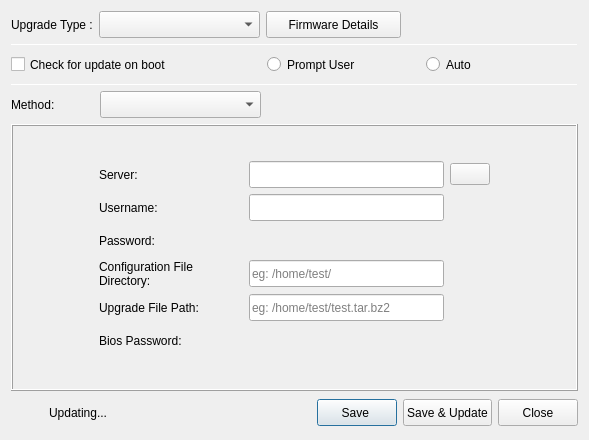
<?xml version="1.0" encoding="UTF-8"?>
<ui version="4.0">
 <class>UpdateDialog</class>
 <widget class="QDialog" name="UpdateDialog">
  <property name="geometry">
   <rect>
    <x>0</x>
    <y>0</y>
    <width>585</width>
    <height>440</height>
   </rect>
  </property>
  <property name="windowTitle">
   <string>Firmware Updates</string>
  </property>
  <property name="windowIcon">
   <iconset>
    <normaloff>../../usr/os-bin/images/setting.png</normaloff>../../usr/os-bin/images/setting.png</iconset>
  </property>
  <layout class="QGridLayout" name="gridLayout_7">
   <item row="2" column="0">
    <widget class="QCheckBox" name="CHK_UpdateOnBoot">
     <property name="enabled">
      <bool>true</bool>
     </property>
     <property name="minimumSize">
      <size>
       <width>250</width>
       <height>27</height>
      </size>
     </property>
     <property name="maximumSize">
      <size>
       <width>250</width>
       <height>27</height>
      </size>
     </property>
     <property name="text">
      <string>Check for update on boot</string>
     </property>
    </widget>
   </item>
   <item row="5" column="1" colspan="2">
    <spacer name="horizontalSpacer_5">
     <property name="orientation">
      <enum>Qt::Horizontal</enum>
     </property>
     <property name="sizeHint" stdset="0">
      <size>
       <width>188</width>
       <height>20</height>
      </size>
     </property>
    </spacer>
   </item>
   <item row="1" column="0" colspan="3">
    <widget class="Line" name="line_3">
     <property name="minimumSize">
      <size>
       <width>567</width>
       <height>1</height>
      </size>
     </property>
     <property name="maximumSize">
      <size>
       <width>567</width>
       <height>1</height>
      </size>
     </property>
     <property name="orientation">
      <enum>Qt::Horizontal</enum>
     </property>
    </widget>
   </item>
   <item row="4" column="0" rowspan="2">
    <layout class="QHBoxLayout" name="horizontalLayout_3">
     <item>
      <widget class="QLabel" name="LB_Method">
       <property name="text">
        <string>Method: </string>
       </property>
      </widget>
     </item>
     <item>
      <widget class="QComboBox" name="CB_Method">
       <property name="minimumSize">
        <size>
         <width>161</width>
         <height>27</height>
        </size>
       </property>
       <property name="maximumSize">
        <size>
         <width>161</width>
         <height>27</height>
        </size>
       </property>
      </widget>
     </item>
    </layout>
   </item>
   <item row="3" column="0" colspan="3">
    <widget class="Line" name="line">
     <property name="minimumSize">
      <size>
       <width>0</width>
       <height>1</height>
      </size>
     </property>
     <property name="maximumSize">
      <size>
       <width>16777215</width>
       <height>1</height>
      </size>
     </property>
     <property name="orientation">
      <enum>Qt::Horizontal</enum>
     </property>
    </widget>
   </item>
   <item row="7" column="0" colspan="3">
    <layout class="QHBoxLayout" name="horizontalLayout_6">
     <item>
      <layout class="QHBoxLayout" name="horizontalLayout_5">
       <item>
        <widget class="QLabel" name="LB_Loading">
         <property name="minimumSize">
          <size>
           <width>32</width>
           <height>32</height>
          </size>
         </property>
         <property name="maximumSize">
          <size>
           <width>32</width>
           <height>32</height>
          </size>
         </property>
         <property name="text">
          <string/>
         </property>
         <property name="scaledContents">
          <bool>true</bool>
         </property>
        </widget>
       </item>
       <item>
        <widget class="QLabel" name="LB_ShowText">
         <property name="text">
          <string>Updating...</string>
         </property>
        </widget>
       </item>
      </layout>
     </item>
     <item>
      <spacer name="horizontalSpacer_6">
       <property name="orientation">
        <enum>Qt::Horizontal</enum>
       </property>
       <property name="sizeHint" stdset="0">
        <size>
         <width>18</width>
         <height>20</height>
        </size>
       </property>
      </spacer>
     </item>
     <item>
      <layout class="QHBoxLayout" name="horizontalLayout_4">
       <item>
        <widget class="QPushButton" name="PB_Save">
         <property name="minimumSize">
          <size>
           <width>0</width>
           <height>27</height>
          </size>
         </property>
         <property name="maximumSize">
          <size>
           <width>16777215</width>
           <height>27</height>
          </size>
         </property>
         <property name="text">
          <string>Save </string>
         </property>
        </widget>
       </item>
       <item>
        <widget class="QPushButton" name="PB_SaveUpdate">
         <property name="minimumSize">
          <size>
           <width>0</width>
           <height>27</height>
          </size>
         </property>
         <property name="maximumSize">
          <size>
           <width>16777215</width>
           <height>27</height>
          </size>
         </property>
         <property name="text">
          <string>Save &amp;&amp; Update</string>
         </property>
        </widget>
       </item>
       <item>
        <widget class="QPushButton" name="PB_Close">
         <property name="minimumSize">
          <size>
           <width>0</width>
           <height>27</height>
          </size>
         </property>
         <property name="maximumSize">
          <size>
           <width>16777215</width>
           <height>27</height>
          </size>
         </property>
         <property name="text">
          <string>Close</string>
         </property>
        </widget>
       </item>
      </layout>
     </item>
    </layout>
   </item>
   <item row="6" column="0" colspan="3">
    <widget class="QStackedWidget" name="stackedWidget">
     <property name="frameShape">
      <enum>QFrame::Box</enum>
     </property>
     <property name="frameShadow">
      <enum>QFrame::Raised</enum>
     </property>
     <property name="currentIndex">
      <number>1</number>
     </property>
     <widget class="QWidget" name="pageDHCP">
      <layout class="QGridLayout" name="gridLayout_2">
       <item row="0" column="1">
        <spacer name="verticalSpacer_3">
         <property name="orientation">
          <enum>Qt::Vertical</enum>
         </property>
         <property name="sizeHint" stdset="0">
          <size>
           <width>20</width>
           <height>46</height>
          </size>
         </property>
        </spacer>
       </item>
       <item row="1" column="0">
        <spacer name="horizontalSpacer_3">
         <property name="orientation">
          <enum>Qt::Horizontal</enum>
         </property>
         <property name="sizeHint" stdset="0">
          <size>
           <width>73</width>
           <height>20</height>
          </size>
         </property>
        </spacer>
       </item>
       <item row="1" column="1">
        <layout class="QHBoxLayout" name="horizontalLayout_2">
         <item>
          <layout class="QVBoxLayout" name="verticalLayout_3">
           <item>
            <widget class="QLabel" name="label_2">
             <property name="text">
              <string>Configuration Scope ID: </string>
             </property>
            </widget>
           </item>
           <item>
            <widget class="QLabel" name="label_3">
             <property name="text">
              <string>Upgrade Scope ID: </string>
             </property>
            </widget>
           </item>
          </layout>
         </item>
         <item>
          <layout class="QVBoxLayout" name="verticalLayout_4">
           <item>
            <widget class="QSpinBox" name="SB_ConfScopeID">
             <property name="minimumSize">
              <size>
               <width>75</width>
               <height>27</height>
              </size>
             </property>
             <property name="maximumSize">
              <size>
               <width>75</width>
               <height>27</height>
              </size>
             </property>
             <property name="minimum">
              <number>1</number>
             </property>
             <property name="maximum">
              <number>999</number>
             </property>
             <property name="value">
              <number>130</number>
             </property>
            </widget>
           </item>
           <item>
            <widget class="QSpinBox" name="SB_UpgScopeID">
             <property name="minimumSize">
              <size>
               <width>75</width>
               <height>27</height>
              </size>
             </property>
             <property name="maximumSize">
              <size>
               <width>75</width>
               <height>27</height>
              </size>
             </property>
             <property name="minimum">
              <number>1</number>
             </property>
             <property name="maximum">
              <number>999</number>
             </property>
             <property name="value">
              <number>131</number>
             </property>
            </widget>
           </item>
          </layout>
         </item>
        </layout>
       </item>
       <item row="1" column="2">
        <spacer name="horizontalSpacer_4">
         <property name="orientation">
          <enum>Qt::Horizontal</enum>
         </property>
         <property name="sizeHint" stdset="0">
          <size>
           <width>73</width>
           <height>20</height>
          </size>
         </property>
        </spacer>
       </item>
       <item row="2" column="1">
        <spacer name="verticalSpacer_4">
         <property name="orientation">
          <enum>Qt::Vertical</enum>
         </property>
         <property name="sizeHint" stdset="0">
          <size>
           <width>20</width>
           <height>46</height>
          </size>
         </property>
        </spacer>
       </item>
      </layout>
     </widget>
     <widget class="QWidget" name="pageHTTPFTP">
      <layout class="QGridLayout" name="gridLayout_3">
       <item row="0" column="0">
        <layout class="QVBoxLayout" name="verticalLayout">
         <item>
          <spacer name="verticalSpacer">
           <property name="orientation">
            <enum>Qt::Vertical</enum>
           </property>
           <property name="sizeHint" stdset="0">
            <size>
             <width>20</width>
             <height>10</height>
            </size>
           </property>
          </spacer>
         </item>
         <item>
          <layout class="QHBoxLayout" name="horizontalLayout">
           <item>
            <spacer name="horizontalSpacer">
             <property name="orientation">
              <enum>Qt::Horizontal</enum>
             </property>
             <property name="sizeHint" stdset="0">
              <size>
               <width>40</width>
               <height>20</height>
              </size>
             </property>
            </spacer>
           </item>
           <item>
            <layout class="QGridLayout" name="gridLayout">
             <item row="0" column="0">
              <widget class="QLabel" name="label_28">
               <property name="minimumSize">
                <size>
                 <width>144</width>
                 <height>0</height>
                </size>
               </property>
               <property name="maximumSize">
                <size>
                 <width>144</width>
                 <height>16777215</height>
                </size>
               </property>
               <property name="text">
                <string>Server:</string>
               </property>
               <property name="wordWrap">
                <bool>true</bool>
               </property>
              </widget>
             </item>
             <item row="0" column="1">
              <widget class="QLineEdit" name="LE_IP">
               <property name="minimumSize">
                <size>
                 <width>195</width>
                 <height>27</height>
                </size>
               </property>
               <property name="maximumSize">
                <size>
                 <width>195</width>
                 <height>27</height>
                </size>
               </property>
               <property name="text">
                <string/>
               </property>
               <property name="maxLength">
                <number>1000</number>
               </property>
              </widget>
             </item>
             <item row="0" column="2">
              <widget class="QPushButton" name="PB_LVFS_Refresh">
               <property name="text">
                <string/>
               </property>
              </widget>
             </item>
             <item row="1" column="0">
              <widget class="QLabel" name="LB_Username">
               <property name="minimumSize">
                <size>
                 <width>144</width>
                 <height>0</height>
                </size>
               </property>
               <property name="maximumSize">
                <size>
                 <width>144</width>
                 <height>16777215</height>
                </size>
               </property>
               <property name="text">
                <string>Username: </string>
               </property>
               <property name="wordWrap">
                <bool>true</bool>
               </property>
              </widget>
             </item>
             <item row="1" column="1">
              <widget class="QLineEdit" name="LE_Username">
               <property name="minimumSize">
                <size>
                 <width>195</width>
                 <height>27</height>
                </size>
               </property>
               <property name="maximumSize">
                <size>
                 <width>195</width>
                 <height>27</height>
                </size>
               </property>
               <property name="text">
                <string/>
               </property>
               <property name="maxLength">
                <number>50</number>
               </property>
              </widget>
             </item>
             <item row="2" column="0">
              <widget class="QLabel" name="LB_Password">
               <property name="minimumSize">
                <size>
                 <width>144</width>
                 <height>0</height>
                </size>
               </property>
               <property name="maximumSize">
                <size>
                 <width>144</width>
                 <height>16777215</height>
                </size>
               </property>
               <property name="text">
                <string>Password:</string>
               </property>
               <property name="wordWrap">
                <bool>true</bool>
               </property>
              </widget>
             </item>
             <item row="2" column="1">
              <widget class="Leforpassword" name="LE_Password" native="true">
               <property name="minimumSize">
                <size>
                 <width>195</width>
                 <height>27</height>
                </size>
               </property>
               <property name="maximumSize">
                <size>
                 <width>195</width>
                 <height>27</height>
                </size>
               </property>
               <property name="focusPolicy">
                <enum>Qt::StrongFocus</enum>
               </property>
              </widget>
             </item>
             <item row="3" column="0">
              <widget class="QLabel" name="label_32">
               <property name="minimumSize">
                <size>
                 <width>144</width>
                 <height>0</height>
                </size>
               </property>
               <property name="maximumSize">
                <size>
                 <width>144</width>
                 <height>16777215</height>
                </size>
               </property>
               <property name="text">
                <string>Configuration File Directory: </string>
               </property>
               <property name="wordWrap">
                <bool>true</bool>
               </property>
              </widget>
             </item>
             <item row="3" column="1">
              <widget class="QLineEdit" name="LE_ConfFilename">
               <property name="minimumSize">
                <size>
                 <width>195</width>
                 <height>27</height>
                </size>
               </property>
               <property name="maximumSize">
                <size>
                 <width>195</width>
                 <height>27</height>
                </size>
               </property>
               <property name="text">
                <string/>
               </property>
               <property name="maxLength">
                <number>255</number>
               </property>
               <property name="placeholderText">
                <string>eg: /home/test/</string>
               </property>
              </widget>
             </item>
             <item row="4" column="0">
              <widget class="QLabel" name="label_33">
               <property name="minimumSize">
                <size>
                 <width>144</width>
                 <height>0</height>
                </size>
               </property>
               <property name="maximumSize">
                <size>
                 <width>144</width>
                 <height>16777215</height>
                </size>
               </property>
               <property name="text">
                <string>Upgrade File Path: </string>
               </property>
               <property name="wordWrap">
                <bool>true</bool>
               </property>
              </widget>
             </item>
             <item row="4" column="1">
              <widget class="QLineEdit" name="LE_UpgFilename">
               <property name="minimumSize">
                <size>
                 <width>195</width>
                 <height>27</height>
                </size>
               </property>
               <property name="maximumSize">
                <size>
                 <width>195</width>
                 <height>27</height>
                </size>
               </property>
               <property name="text">
                <string/>
               </property>
               <property name="maxLength">
                <number>255</number>
               </property>
               <property name="placeholderText">
                <string>eg: /home/test/test.tar.bz2</string>
               </property>
              </widget>
             </item>
             <item row="5" column="0">
              <widget class="QLabel" name="LB_BiosPassword">
               <property name="minimumSize">
                <size>
                 <width>144</width>
                 <height>0</height>
                </size>
               </property>
               <property name="maximumSize">
                <size>
                 <width>144</width>
                 <height>16777215</height>
                </size>
               </property>
               <property name="text">
                <string>Bios Password:</string>
               </property>
               <property name="wordWrap">
                <bool>true</bool>
               </property>
              </widget>
             </item>
             <item row="5" column="1">
              <widget class="Leforpassword" name="LE_BiosPassword" native="true">
               <property name="minimumSize">
                <size>
                 <width>195</width>
                 <height>27</height>
                </size>
               </property>
               <property name="maximumSize">
                <size>
                 <width>195</width>
                 <height>27</height>
                </size>
               </property>
               <property name="focusPolicy">
                <enum>Qt::StrongFocus</enum>
               </property>
              </widget>
             </item>
            </layout>
           </item>
           <item>
            <spacer name="horizontalSpacer_2">
             <property name="orientation">
              <enum>Qt::Horizontal</enum>
             </property>
             <property name="sizeHint" stdset="0">
              <size>
               <width>40</width>
               <height>20</height>
              </size>
             </property>
            </spacer>
           </item>
          </layout>
         </item>
         <item>
          <spacer name="verticalSpacer_2">
           <property name="orientation">
            <enum>Qt::Vertical</enum>
           </property>
           <property name="sizeHint" stdset="0">
            <size>
             <width>20</width>
             <height>10</height>
            </size>
           </property>
          </spacer>
         </item>
        </layout>
       </item>
      </layout>
     </widget>
     <widget class="QWidget" name="USB">
      <layout class="QGridLayout" name="gridLayout_6">
       <item row="0" column="1">
        <spacer name="verticalSpacer_8">
         <property name="orientation">
          <enum>Qt::Vertical</enum>
         </property>
         <property name="sizeHint" stdset="0">
          <size>
           <width>20</width>
           <height>63</height>
          </size>
         </property>
        </spacer>
       </item>
       <item row="1" column="0">
        <spacer name="horizontalSpacer_9">
         <property name="orientation">
          <enum>Qt::Horizontal</enum>
         </property>
         <property name="sizeHint" stdset="0">
          <size>
           <width>79</width>
           <height>20</height>
          </size>
         </property>
        </spacer>
       </item>
       <item row="1" column="1">
        <layout class="QVBoxLayout" name="verticalLayout_5">
         <item>
          <widget class="QLabel" name="label">
           <property name="text">
            <string>Upgrade Filename</string>
           </property>
          </widget>
         </item>
         <item>
          <layout class="QHBoxLayout" name="horizontalLayout_7">
           <item>
            <widget class="QLineEdit" name="LE_Filename">
             <property name="minimumSize">
              <size>
               <width>290</width>
               <height>27</height>
              </size>
             </property>
             <property name="maximumSize">
              <size>
               <width>290</width>
               <height>27</height>
              </size>
             </property>
             <property name="maxLength">
              <number>255</number>
             </property>
            </widget>
           </item>
           <item>
            <widget class="QPushButton" name="PB_Browse">
             <property name="minimumSize">
              <size>
               <width>27</width>
               <height>27</height>
              </size>
             </property>
             <property name="maximumSize">
              <size>
               <width>27</width>
               <height>27</height>
              </size>
             </property>
             <property name="text">
              <string>...</string>
             </property>
            </widget>
           </item>
          </layout>
         </item>
        </layout>
       </item>
       <item row="1" column="2">
        <spacer name="horizontalSpacer_10">
         <property name="orientation">
          <enum>Qt::Horizontal</enum>
         </property>
         <property name="sizeHint" stdset="0">
          <size>
           <width>79</width>
           <height>20</height>
          </size>
         </property>
        </spacer>
       </item>
       <item row="2" column="1">
        <spacer name="verticalSpacer_7">
         <property name="orientation">
          <enum>Qt::Vertical</enum>
         </property>
         <property name="sizeHint" stdset="0">
          <size>
           <width>20</width>
           <height>63</height>
          </size>
         </property>
        </spacer>
       </item>
      </layout>
     </widget>
     <widget class="QWidget" name="pageBuddy">
      <layout class="QGridLayout" name="gridLayout_5">
       <item row="1" column="3">
        <spacer name="horizontalSpacer_8">
         <property name="orientation">
          <enum>Qt::Horizontal</enum>
         </property>
         <property name="sizeHint" stdset="0">
          <size>
           <width>61</width>
           <height>20</height>
          </size>
         </property>
        </spacer>
       </item>
       <item row="3" column="1">
        <spacer name="verticalSpacer_5">
         <property name="orientation">
          <enum>Qt::Vertical</enum>
         </property>
         <property name="sizeHint" stdset="0">
          <size>
           <width>20</width>
           <height>36</height>
          </size>
         </property>
        </spacer>
       </item>
       <item row="1" column="0">
        <spacer name="horizontalSpacer_7">
         <property name="orientation">
          <enum>Qt::Horizontal</enum>
         </property>
         <property name="sizeHint" stdset="0">
          <size>
           <width>61</width>
           <height>20</height>
          </size>
         </property>
        </spacer>
       </item>
       <item row="1" column="1" colspan="2">
        <widget class="QFrame" name="frame">
         <property name="frameShape">
          <enum>QFrame::StyledPanel</enum>
         </property>
         <property name="frameShadow">
          <enum>QFrame::Raised</enum>
         </property>
         <layout class="QGridLayout" name="gridLayout_4">
          <item row="2" column="0" rowspan="2" colspan="5">
           <widget class="Line" name="line_2">
            <property name="font">
             <font>
              <weight>75</weight>
              <bold>true</bold>
              <kerning>true</kerning>
             </font>
            </property>
            <property name="autoFillBackground">
             <bool>false</bool>
            </property>
            <property name="styleSheet">
             <string notr="true">color: rgb(0, 0, 0);</string>
            </property>
            <property name="frameShadow">
             <enum>QFrame::Plain</enum>
            </property>
            <property name="orientation">
             <enum>Qt::Horizontal</enum>
            </property>
           </widget>
          </item>
          <item row="0" column="1">
           <widget class="QRadioButton" name="RB_Client">
            <property name="text">
             <string>Client</string>
            </property>
            <property name="checked">
             <bool>true</bool>
            </property>
           </widget>
          </item>
          <item row="1" column="4">
           <widget class="QPushButton" name="PB_CSearch">
            <property name="text">
             <string/>
            </property>
           </widget>
          </item>
          <item row="3" column="1" rowspan="2">
           <widget class="QRadioButton" name="RB_Server">
            <property name="text">
             <string>Server</string>
            </property>
           </widget>
          </item>
          <item row="4" column="4">
           <widget class="QPushButton" name="PB_SSerarch">
            <property name="text">
             <string/>
            </property>
           </widget>
          </item>
          <item row="4" column="3">
           <widget class="QPushButton" name="PB_SyncServer">
            <property name="toolTip">
             <string>Sync</string>
            </property>
            <property name="text">
             <string/>
            </property>
           </widget>
          </item>
          <item row="1" column="3">
           <widget class="QPushButton" name="PB_TestSever">
            <property name="minimumSize">
             <size>
              <width>41</width>
              <height>23</height>
             </size>
            </property>
            <property name="maximumSize">
             <size>
              <width>41</width>
              <height>23</height>
             </size>
            </property>
            <property name="toolTip">
             <string>Test Server</string>
            </property>
            <property name="text">
             <string/>
            </property>
           </widget>
          </item>
          <item row="1" column="1">
           <widget class="QComboBox" name="CB_IP">
            <property name="minimumSize">
             <size>
              <width>200</width>
              <height>27</height>
             </size>
            </property>
            <property name="editable">
             <bool>true</bool>
            </property>
            <property name="currentIndex">
             <number>-1</number>
            </property>
           </widget>
          </item>
         </layout>
         <zorder>line_2</zorder>
         <zorder>PB_CSearch</zorder>
         <zorder>PB_SSerarch</zorder>
         <zorder>RB_Server</zorder>
         <zorder>RB_Client</zorder>
         <zorder>CB_IP</zorder>
         <zorder>PB_SyncServer</zorder>
         <zorder>PB_TestSever</zorder>
        </widget>
       </item>
       <item row="2" column="1" colspan="2">
        <widget class="QLabel" name="LB_NoteServer">
         <property name="enabled">
          <bool>true</bool>
         </property>
         <property name="minimumSize">
          <size>
           <width>0</width>
           <height>27</height>
          </size>
         </property>
         <property name="maximumSize">
          <size>
           <width>16777215</width>
           <height>27</height>
          </size>
         </property>
         <property name="styleSheet">
          <string notr="true">color: blue;</string>
         </property>
         <property name="text">
          <string>Note :  Changes will be applied after save click.</string>
         </property>
        </widget>
       </item>
       <item row="0" column="2">
        <spacer name="verticalSpacer_6">
         <property name="orientation">
          <enum>Qt::Vertical</enum>
         </property>
         <property name="sizeHint" stdset="0">
          <size>
           <width>20</width>
           <height>24</height>
          </size>
         </property>
        </spacer>
       </item>
      </layout>
     </widget>
    </widget>
   </item>
   <item row="2" column="1">
    <widget class="QRadioButton" name="RB_PromptUser">
     <property name="minimumSize">
      <size>
       <width>0</width>
       <height>27</height>
      </size>
     </property>
     <property name="mouseTracking">
      <bool>false</bool>
     </property>
     <property name="text">
      <string>Prompt User </string>
     </property>
    </widget>
   </item>
   <item row="0" column="0" colspan="3">
    <layout class="QHBoxLayout" name="horizontalLayout_8">
     <item>
      <widget class="QLabel" name="LB_UpdateWith">
       <property name="text">
        <string>Upgrade Type :</string>
       </property>
      </widget>
     </item>
     <item>
      <widget class="QComboBox" name="CB_UpgradeType">
       <property name="minimumSize">
        <size>
         <width>161</width>
         <height>27</height>
        </size>
       </property>
       <property name="maximumSize">
        <size>
         <width>161</width>
         <height>27</height>
        </size>
       </property>
       <property name="sizeIncrement">
        <size>
         <width>161</width>
         <height>27</height>
        </size>
       </property>
      </widget>
     </item>
     <item>
      <widget class="QPushButton" name="PB_LVFS_Device">
       <property name="minimumSize">
        <size>
         <width>135</width>
         <height>27</height>
        </size>
       </property>
       <property name="text">
        <string>Firmware Details</string>
       </property>
      </widget>
     </item>
     <item>
      <spacer name="horizontalSpacer_11">
       <property name="orientation">
        <enum>Qt::Horizontal</enum>
       </property>
       <property name="sizeHint" stdset="0">
        <size>
         <width>78</width>
         <height>20</height>
        </size>
       </property>
      </spacer>
     </item>
    </layout>
   </item>
   <item row="2" column="2">
    <widget class="QRadioButton" name="RB_UpdateOnBoot">
     <property name="minimumSize">
      <size>
       <width>0</width>
       <height>27</height>
      </size>
     </property>
     <property name="mouseTracking">
      <bool>false</bool>
     </property>
     <property name="text">
      <string>Auto</string>
     </property>
    </widget>
   </item>
  </layout>
 </widget>
 <layoutdefault spacing="6" margin="11"/>
 <customwidgets>
  <customwidget>
   <class>Leforpassword</class>
   <extends>QWidget</extends>
   <header location="global">../../../LCore/leforpassword.h</header>
   <container>1</container>
  </customwidget>
 </customwidgets>
 <tabstops>
  <tabstop>CB_UpgradeType</tabstop>
  <tabstop>PB_LVFS_Device</tabstop>
  <tabstop>CHK_UpdateOnBoot</tabstop>
  <tabstop>RB_PromptUser</tabstop>
  <tabstop>RB_UpdateOnBoot</tabstop>
  <tabstop>CB_Method</tabstop>
  <tabstop>SB_ConfScopeID</tabstop>
  <tabstop>SB_UpgScopeID</tabstop>
  <tabstop>LE_IP</tabstop>
  <tabstop>PB_LVFS_Refresh</tabstop>
  <tabstop>LE_Username</tabstop>
  <tabstop>LE_Password</tabstop>
  <tabstop>LE_ConfFilename</tabstop>
  <tabstop>LE_UpgFilename</tabstop>
  <tabstop>LE_BiosPassword</tabstop>
  <tabstop>LE_Filename</tabstop>
  <tabstop>PB_Browse</tabstop>
  <tabstop>RB_Client</tabstop>
  <tabstop>CB_IP</tabstop>
  <tabstop>PB_TestSever</tabstop>
  <tabstop>PB_CSearch</tabstop>
  <tabstop>RB_Server</tabstop>
  <tabstop>PB_SyncServer</tabstop>
  <tabstop>PB_SSerarch</tabstop>
  <tabstop>PB_Save</tabstop>
  <tabstop>PB_SaveUpdate</tabstop>
  <tabstop>PB_Close</tabstop>
 </tabstops>
 <resources/>
 <connections/>
</ui>
